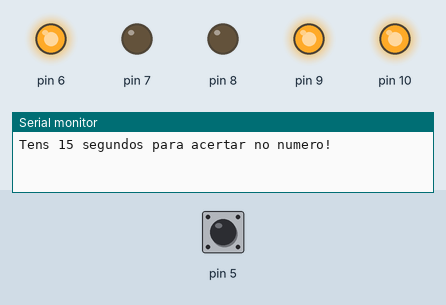
A sketch run on a simulated Arduino Uno, built with avr-gcc and run on an emulated ATmega328P. Parts: output pins drawn as LEDs (lit = HIGH), the last lines printed to the serial monitor. The inputs (shaded band) are chosen by the test bench; at power-on: pin 5 HIGH. Random numbers use the default seed unless the sketch sets one.

Above: at 1.2 s.
1.3 s: pin 5 pulled LOW for 3.2 s
At 4.6 s:
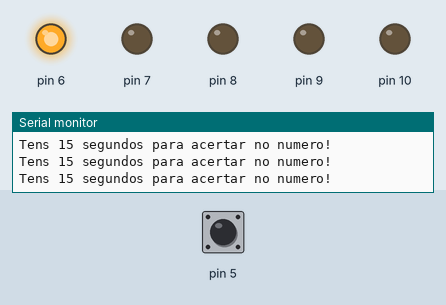
6.0 s: pin 5 pulled LOW for 3.2 s
At 9.4 s:
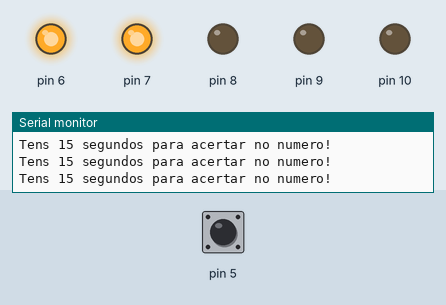
10.7 s: pin 5 pulled LOW for 3.2 s
At 14.1 s:
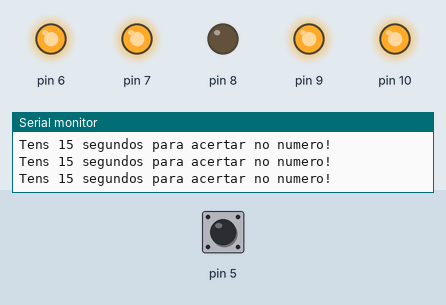
15.4 s: pin 5 pulled LOW for 1 s
At 17.3 s:
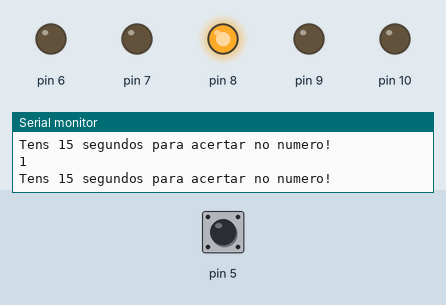
17.9 s: pin 5 pulled LOW for 3.2 s
At 22.0 s:
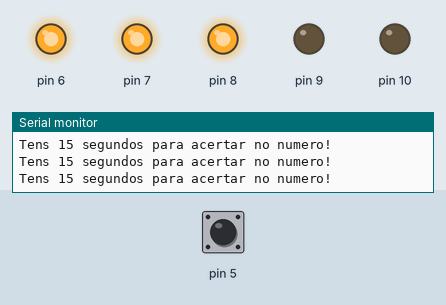
22.6 s: pin 5 driven LOW
At 24.0 s:
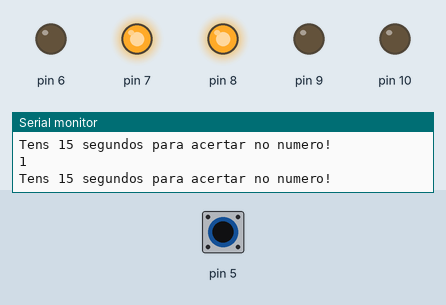
Timing chart, 0 to 29.1 s (numbered marks = the images above; inputs shaded):
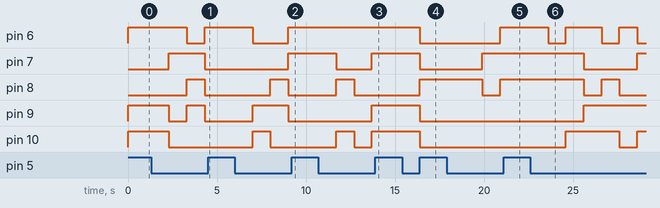

The sketch:

Codigo_Desenvolvido.ino
```cpp
// Trabalho realizado por: André Filipe Costa Colaço.
// UC: 2020220301.


bool lastState = LOW;       // Leitura anterior do botão
bool bttState;              // Leitura atual do botão
long debounceDelay = 50;    // Tempo do debounce
long bounce;                // Ultimo instante em que o botão mudou de estado
long tempo = 15000;         // Tempo limite para selecionar o número
long reset = 1000;          // Tempo para resetar
bool start = true;          // Começa o jogo
int count = 0;              // Conta o número de vezes
int x;                      // Número gerado aleatoriamente

void setup() {

  // Inicializa os 5 leds, nos pinos 6, 7, 8, 9 e 10, através de um ciclo:
  for (int p = 6; p < 11; p++) {
    pinMode(p, OUTPUT);
  }
  // Configura o botão no pino 5:
  pinMode(5, INPUT_PULLUP);
  // Faz com que os números gerados sejam aleatorios:
  randomSeed(analogRead(0));
  Serial.begin(9600);

}


void loop() {

  // Quando start for true o jogo recomeça:
  if (start == true) {
    Serial.println("Tens 15 segundos para acertar no numero!");
    // Escolhe um número aleatório:
    x = random(1, 32);
    gerarbinario();
    // Para o jogo nao estar constantemente a gerar números:
    start = false;
    // Para o jogo não estar constantemente a acabar:
    bounce = millis();
    // Volta a por a contagem a zero:
    count = 0;
  }

  resultado();

  debounce();

}


// Passa o número gerado para binário acendendo os leds:
void gerarbinario() {

  // Se o último bit for 1 acende o led no pino 10 e se for 0 não acende:
  if (x & 0b1 == 1) {
    digitalWrite(10, HIGH);
  } else {
    digitalWrite(10, LOW);
  }

  // Faz um shift para a direita e se o ultimo bit for 1 o led no pino 9 acende e se for 0 não acende:
  if ((x >> 1) & 0b1 == 1) {
    digitalWrite(9, HIGH);
  } else {
    digitalWrite(9, LOW);
  }

  // Faz dois shift´s para a direita e se o ultimo bit for 1 o led no pino 8 acende e se for 0 não acende:
  if ((x >> 2) & 0b1 == 1) {
    digitalWrite(8, HIGH);
  } else {
    digitalWrite(8, LOW);
  }

  // Faz três shift´s para a direita e se o ultimo bit for 1 o led no pino 7 acende e se for 0 não acende:
  if ((x >> 3) & 0b1 == 1) {
    digitalWrite(7, HIGH);
  } else {
    digitalWrite(7, LOW);
  }

  // Faz quatro shift´s para a direita e se o ultimo bit for 1 o led no pino 6 acende e se for 0 não acende:
  if ((x >> 4) & 0b1 == 1) {
    digitalWrite(6, HIGH);
  } else {
    digitalWrite(6, LOW);
  }

}


// Diz-nos se acertou no número ou não:
void resultado() {

  // Se passarem os 15 segundos:
  if (millis() - bounce > tempo) {
    // Se o valor que estiver na variável count for igual ao número gerado,
    // Então imprime uma mensagem de parabéns:
    if (count == x) {
      Serial.println("Parabens! Acertas-te no numero.");
      // Apaga todos os leds e acende-os de forma sequencial,
      // Do bit menos significativo para o mais significativo:
      for (int p = 10; p > 5; p--) {
        digitalWrite(p, LOW);
      }
      delay(100);
      for (int p = 10; p > 5; p--) {
        digitalWrite(p, HIGH);
        delay(500);
      }
    }

    // Caso o valor nao seja igual,
    // Imprime uma mensagem a dizer qual era o número gerado:
    else {
      Serial.print("Erraste! O número era ");
      Serial.println(x);
      delay(1500);
    }
    // Recomeça o jogo:
    start = true;
  }

}


// Quando o botão é premido, o valor devolvido vai alternando de LOW para HIGH e HIGH para LOW
// Ou seja, o debounce faz com que isso não aconteca:
void debounce() {

  // Lê o estado do botão:
  int btt = !(digitalRead(5));

  // Se o estado mudar:
  if (btt != lastState) {
    // Reseta o tempo do debounce
    // A função millis devolve o tempo, em milissegundos, decorrido desde o momento em que o arduino foi ligado:
    bounce = millis();
  }

  // Se tiver passado 50 milissegundos desde a ultima vez que o botão foi premido:
  if ((millis() - bounce) > debounceDelay) {
    // Se o estado mudar:
    if (btt != bttState) {
      // O estado anterior do botão passa a ser o atual:
      bttState = btt;

      // Se o estado do botão for HIGH:
      if (bttState == HIGH) {
        // O contador vai incrementando 1:
        count = count + 1;
        // Caso o contador chegue ao 32, então este volta a 1:
        if (count == 32) {
          count = 1;
        }
        Serial.println(count);
      }
    }

    // Reset
    // Caso o botão seja premido durante 1 segundo:
    if ((millis() - bounce > reset) && (bttState == HIGH)) {
      // Recomeça o jogo:
      start = true;
      // Reseta o tempo do debounce:
      bounce = millis();
    }

  }
  // Guarda a leitura deste loop para o próximo:
  lastState = btt;

}
```

Measured:
- after the input at 1.3 s, pin 6: HIGH → LOW after 2.0 s, → HIGH 1.0 s later; pin 7: LOW → HIGH after 1.0 s, → LOW 2.0 s later; pin 8: LOW → HIGH after 2.0 s, → LOW 1.0 s later; pin 9: HIGH → LOW after 1.0 s, → HIGH 1.0 s later, → LOW 1.0 s later; pin 10: HIGH → LOW after 1.0 s
- after the input at 6.0 s, pin 6: HIGH → LOW after 1.0 s, → HIGH 2.0 s later; pin 7: LOW → HIGH after 3.0 s; pin 8: LOW → HIGH after 2.0 s, → LOW 1.0 s later; pin 9: LOW → HIGH after 1.0 s, → LOW 2.0 s later; pin 10: LOW → HIGH after 1.0 s, → LOW 1.0 s later
- after the input at 10.7 s, pin 7: HIGH → LOW after 1.0 s, → HIGH 2.0 s later; pin 8: LOW → HIGH after 1.0 s, → LOW 1.0 s later; pin 9: LOW → HIGH after 3.0 s; pin 10: LOW → HIGH after 1.0 s, → LOW 1.0 s later, → HIGH 1.0 s later
- after the input at 15.4 s, pin 6, pin 7, pin 9, pin 10: HIGH → LOW after 1.0 s; pin 8: LOW → HIGH after 1.0 s
- after the input at 17.9 s, pin 6: LOW → HIGH after 3.0 s; pin 7: LOW → HIGH after 2.0 s; pin 8: HIGH → LOW after 2.0 s, → HIGH 1.0 s later
- after the input at 22.6 s, pin 6: goes LOW 1.0 s, HIGH 2.0 s, LOW 1.0 s, HIGH 1.0 s, then LOW, starting after 1.0 s; pin 7: HIGH → LOW after 3.0 s, → HIGH 3.0 s later; pin 8: HIGH → LOW after 3.0 s, → HIGH 1.0 s later, → LOW 1.0 s later; pin 9: LOW → HIGH after 3.0 s; pin 10: LOW → HIGH after 2.0 s, → LOW 3.0 s later, → HIGH 1.0 s later
